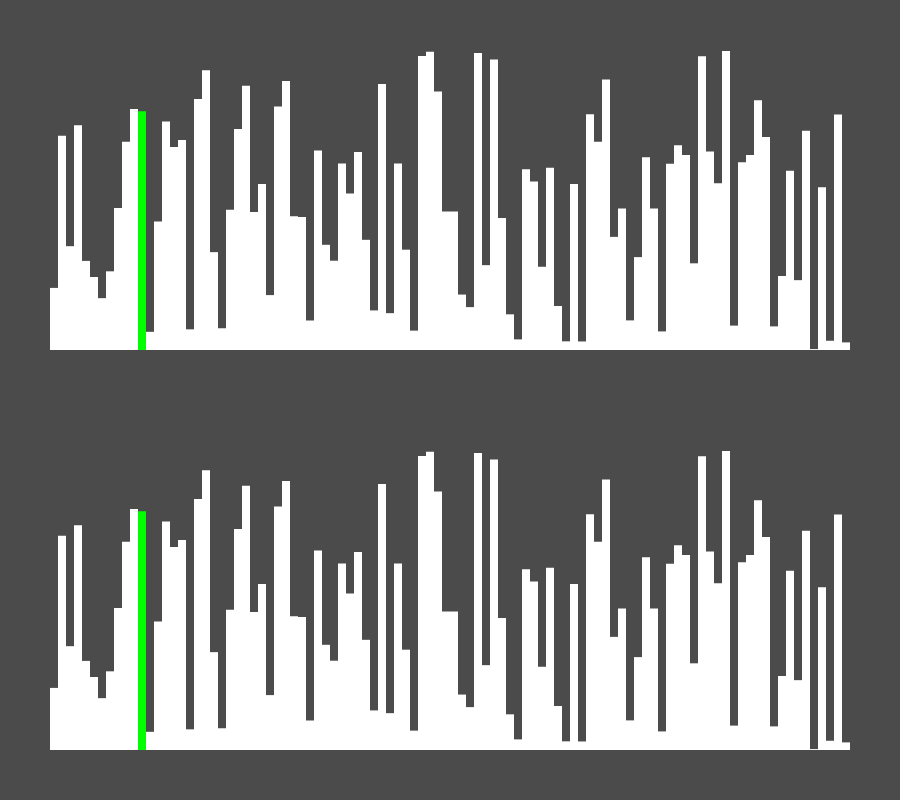
Frame 1 (no input)
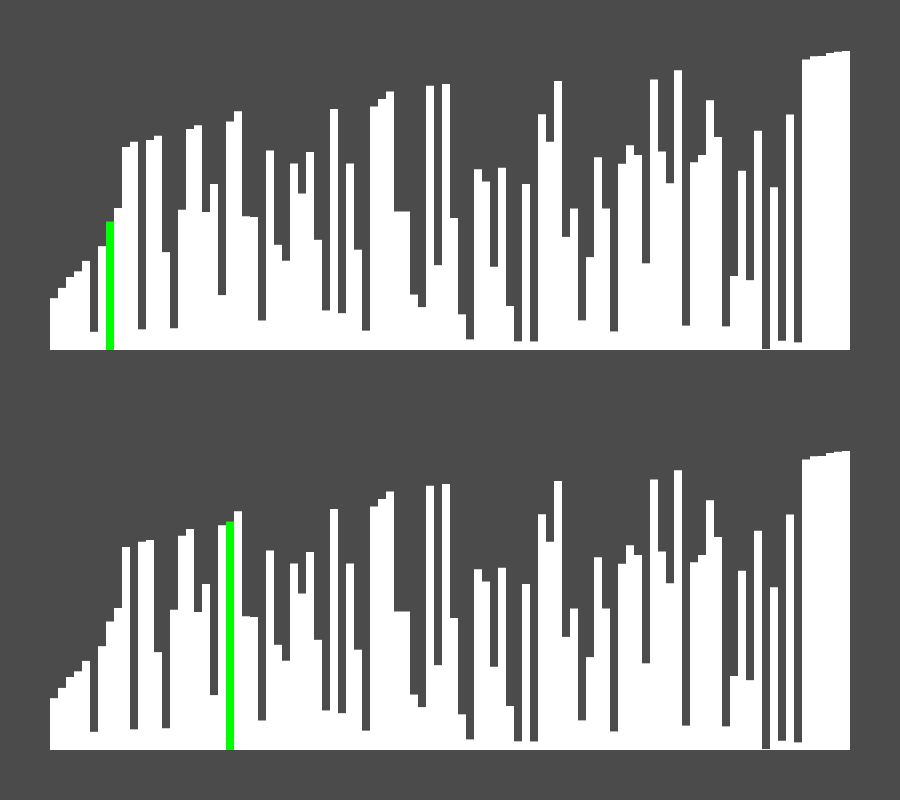
Frame 60 (no input)
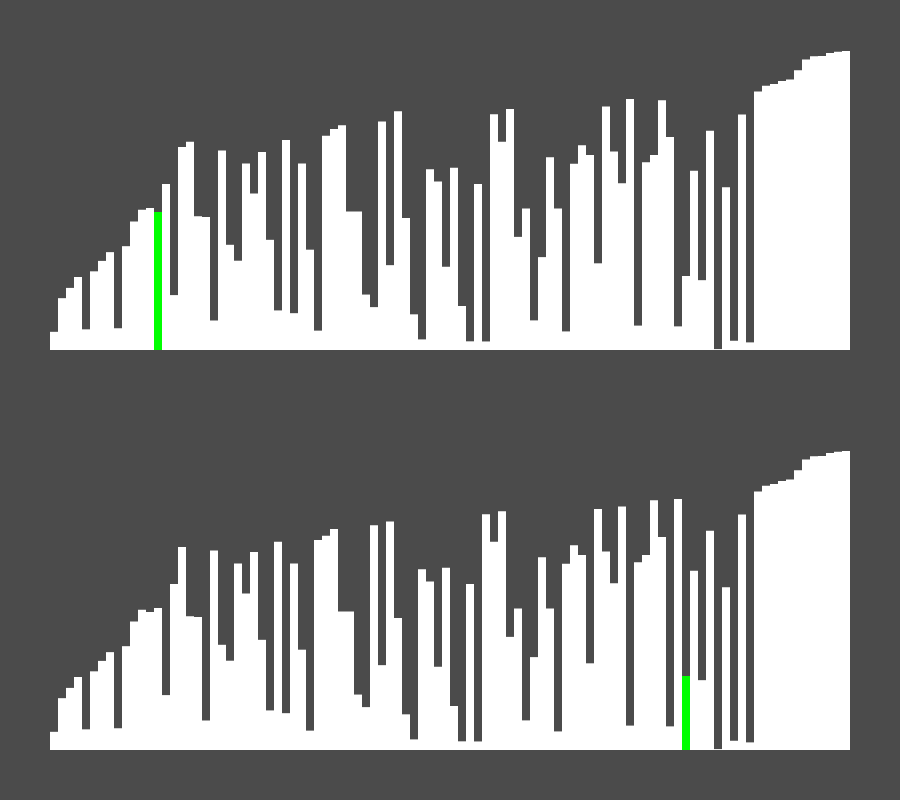
Frame 120 (the mouse pressed at the canvas centre since frame 60)

The p5.js sketch that drew these frames (run headless with seeded random() and noise() and a simulated clock; from frame 60 on, the mouse is pressed at the canvas centre):

// p5.js sketch
// ── sketch.js

let size = [900, 800];

let centre;
let sortAlgo;

let data = [];
let data2 = [];

function setup() {
  createCanvas(size[0], size [1]);
  background(75)

  for(let i = 0; i < 100; i++) {
    data_item = random()
    data.push(data_item);
    data2.push(data_item);
  }

  topCentre = createVector(size[0]/2, size[1]/4);
  bottomCentre = createVector(size[0]/2, size[1]/4 + size[1]/2)

  optimisedBubble = new OptimisedBubbleSort(bottomCentre, size[0] - 100, (400 - 100), data);
  bubble = new BubbleSort(topCentre, size[0] - 100, size[1]/2 - 100, data2)
  frameRate(60)

}

function draw() {
  background(75);
  
  for (let count = 0; count < 10; count++) {
    bubble.step();
    optimisedBubble.step();
  }
  //bubble.sort();
  //optimisedBubble.sort();
  
  if (bubble.is_sorted() == true) {
    noLoop()
  }
  bubble.draw();
  optimisedBubble.draw();
  
}

// ── Sort_Algos.js
class BubbleSort {
    constructor(centre, width, height, list_data) {
        this._centre = centre
        this._width = width
        this._half_width = width/2
        this._height = height
        this._half_height = height/2

        this._input_data = list_data
        this._data = list_data

        this._bar_width = width / data.length

        this._iteration_count = 0
        this._swap_count = 0
        this._current_index = 1
        this._is_sorted = false;
        this._swapped = false;

    }

    draw() {
        noStroke()
        let left_side_x = this._centre.x - this._half_width;
        let bottom_y = this._centre.y + this._half_height;

        for(let i = 0; i < this._data.length; i++) {
            let bar_height = map(this._data[i], 0, 1, 0, this._height)
            if(this._current_index == i) {
                fill(0, 255, 0);
            }
            rect(left_side_x + this._bar_width*i, bottom_y - bar_height, this._bar_width, bar_height);
            fill(255,255,255);
        }
    }

    step() {
        if (!this._is_sorted) {
            this._iteration_count++;

            if (this._data[this._current_index-1] > this._data[this._current_index]) {
                let current = this._data[this._current_index];
                this._data[this._current_index] = this._data[this._current_index-1];
                this._data[this._current_index-1] = current;

                this._swap_count++;
                this._swapped = true;
            }

            this._current_index++;
            if (this._current_index == this._data.length) {
                this._current_index = 1;
                //Check if the list is sorted
                if (this._swapped == false) {
                    this._is_sorted = true
                    console.log("BubbleSort complete")
                    console.log("Number of iterations: " + this._iteration_count)
                    console.log("Number of swaps: " + this._swap_count)
                }
                this._swapped = false;
            }
        };
    }

    sort() {
        let start_time = millis()
        let swapped = false;
        do {
            swapped = false
            for(let i = 1; i < this._data.length; i++) {
                this._iteration_count++;
                if (this._data[i-1] > this._data[i]) {
                    let current = this._data[i];
                    this._data[i] = this._data[i-1];
                    this._data[i-1] = current;
                    swapped = true

                    this._swap_count++;
                }
            }
        } while (swapped);
        this._is_sorted = true;

        let end_time = millis()
        let total_time_secs = (end_time - start_time) / 1000

        console.log("BubbleSort complete in " + total_time_secs + " seconds")
        console.log("Number of iterations: " + this._iteration_count)
        console.log("Number of swaps: " + this._swap_count)
        
    }

    is_sorted(){
        return this._is_sorted;
    }

}

class OptimisedBubbleSort extends BubbleSort {
    constructor(centre, width, height, data) {
        super(centre, width, height, data);

        this._number_items = this._data.length
    }

    step() {
        if (!this._is_sorted) {
            this._iteration_count++;

            if (this._data[this._current_index-1] > this._data[this._current_index]) {
                let current = this._data[this._current_index];
                this._data[this._current_index] = this._data[this._current_index-1];
                this._data[this._current_index-1] = current;

                this._swap_count++;
                this._swapped = true;
            }

            this._current_index++;
            if (this._current_index == this._number_items) {
                this._current_index = 1;
                this._number_items--;
                //Check if the list is sorted
                if (this._swapped == false) {
                    this._is_sorted = true
                    console.log("OptimisedBubbleSort Complete")
                    console.log("Number of iterations: " + this._iteration_count)
                    console.log("Number of swaps: " + this._swap_count)
                }
                this._swapped = false;
            }
        };
    }

    sort() {
        let list_length = this._data.length
        let start_time = millis()
        let swapped = false;
        do {
            swapped = false
            for(let i = 1; i < list_length; i++) {
                this._iteration_count++;
                if (this._data[i-1] > this._data[i]) {
                    let current = this._data[i];
                    this._data[i] = this._data[i-1];
                    this._data[i-1] = current;
                    swapped = true

                    this._swap_count++;
                }
            }
            list_length--;
        } while (swapped);
        this._is_sorted = true;

        let end_time = millis()
        let total_time_secs = (end_time - start_time) / 1000

        console.log("OptimisedBubbleSort complete in " + total_time_secs + " seconds")
        console.log("Number of iterations: " + this._iteration_count)
        console.log("Number of swaps: " + this._swap_count)
    }
}
